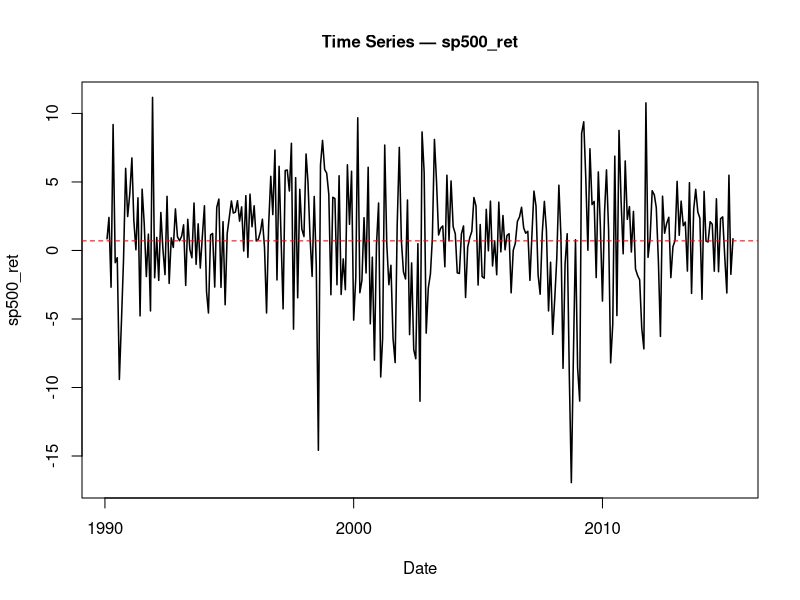
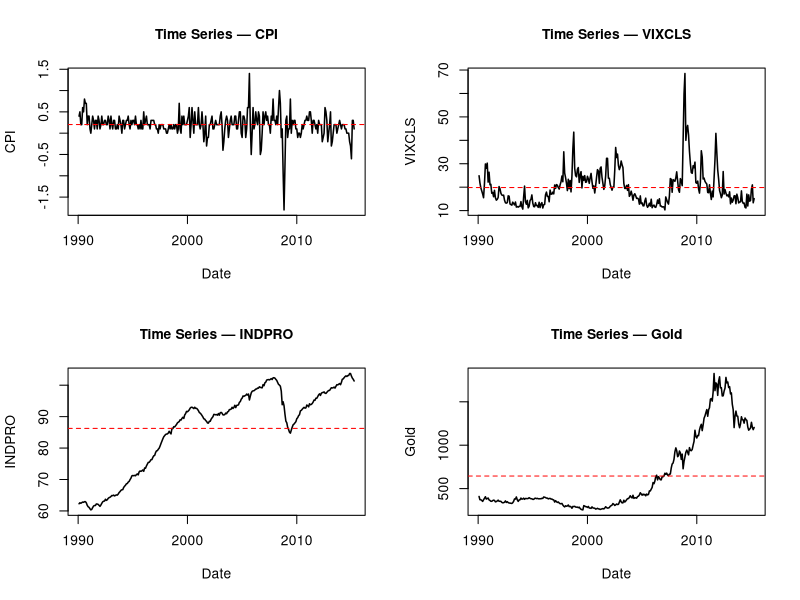
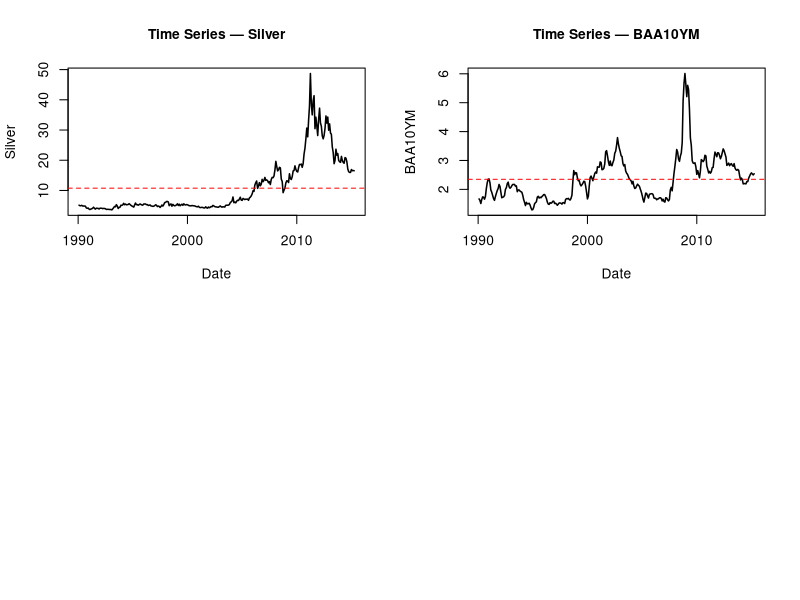
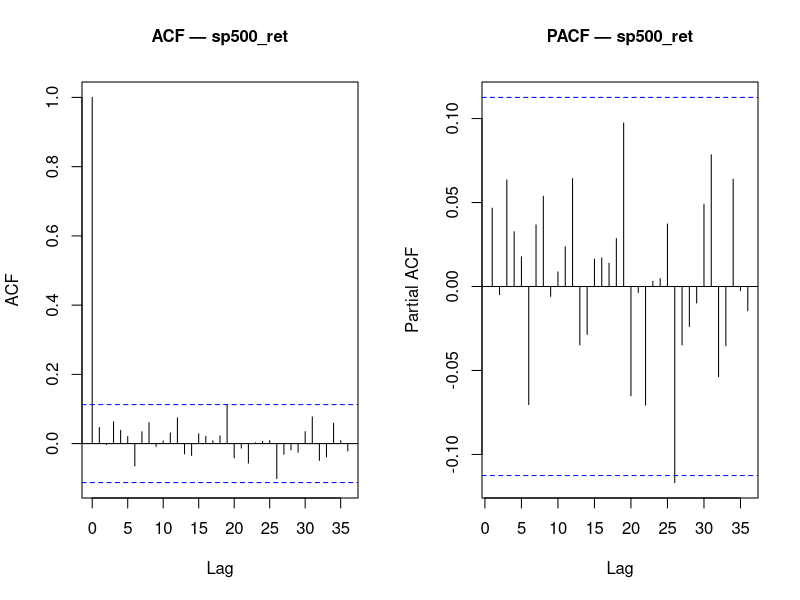
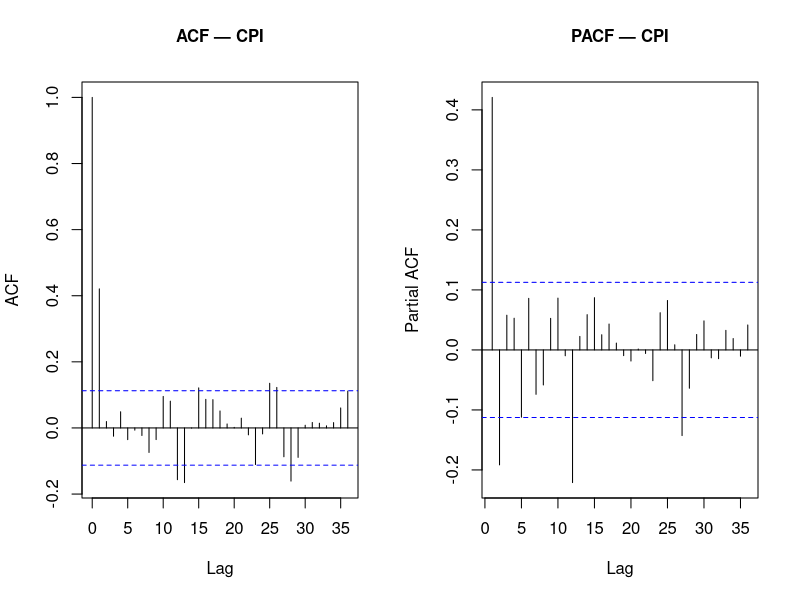
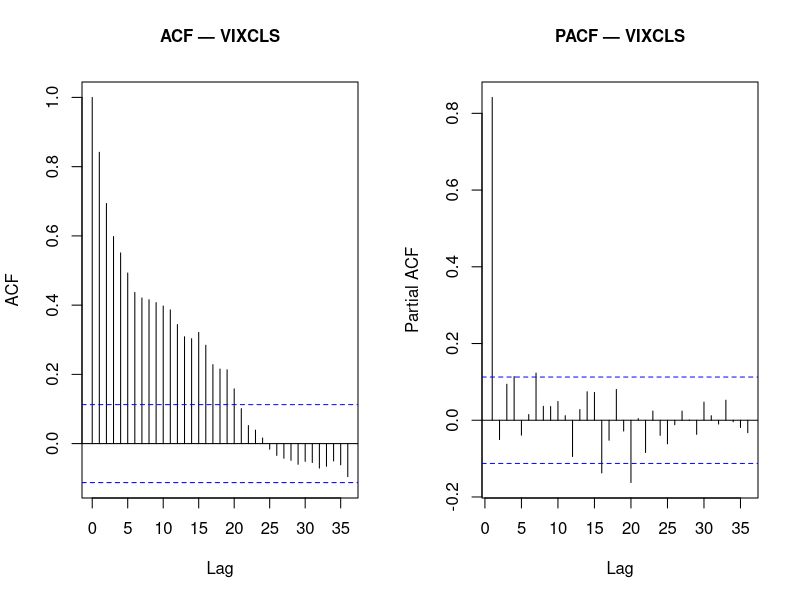
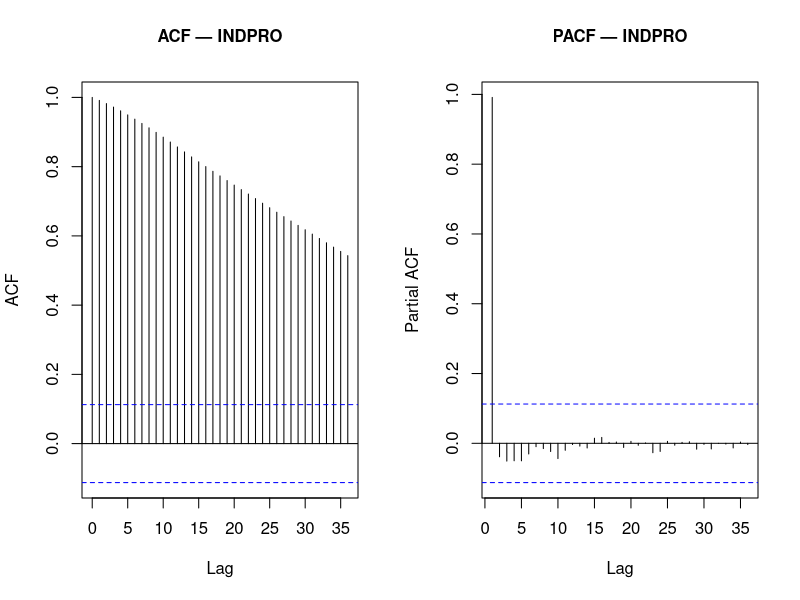
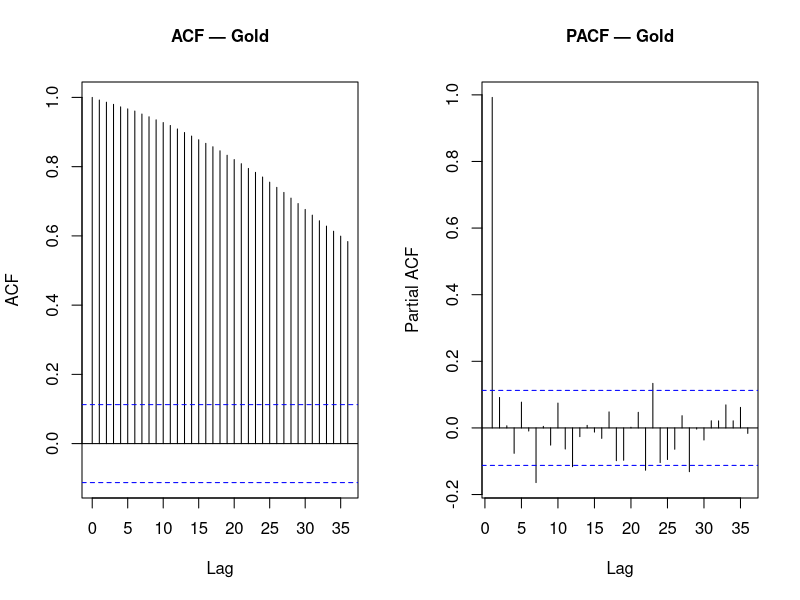

These figures' R source, in order:
train_end   <- c(2015, 4)
holdout_start <- c(2015, 5)

data <- read.csv("data/processed/cleanedData.csv")

# FIX: Parse "YYYY-MM" dates by appending "-01" so as.Date() can read them
data$observation_date <- as.Date(paste0(data$observation_date, "-01"))

data_ts <- ts(data$sp500_ret, start = c(1990,2), frequency = 12)

train   <- window(data_ts, start = c(1990,2), end = train_end)
ntrain <- length(train)
holdout <- window(data_ts, start = holdout_start)

# Subset data to training period only
train_data <- data[1:length(train),]

vars <- c("CPI", "VIXCLS", "INDPRO", "Gold", "Silver", "BAA10YM")

# ── Time series plot analysis ────────────────────────────────────────────────
par(mfrow = c(1, 1), cex.main=1,cex.lab = 1,cex.axis = 1)
dates <- train_data$observation_date[!is.na(train_data[["sp500_ret"]])]
plot(dates, na.omit(train_data[["sp500_ret"]]),
     type = "l", lwd = 1.5,
     xlab = "Date", ylab = "sp500_ret",
     main = "Time Series — sp500_ret")

abline(h = mean(na.omit(train_data[["sp500_ret"]])), col = "red", lty = 2, lwd = 1)

par(mfrow = c(2, 2))

for (v in vars) {
  # FIX: Use train_data instead of train (since train is a ts object)
  x     <- na.omit(train_data[[v]]) 
  dates <- train_data$observation_date[!is.na(train_data[[v]])]
  
  plot(dates, x,
       type = "l", lwd = 1.5,
       xlab = "Date", ylab = v,
       main = paste("Time Series —", v))
  
  abline(h = mean(x), col = "red", lty = 2, lwd = 1)
}

par(mfrow = c(1, 1))

# ── ACF/PACF analysis ────────────────────────────────────────────────
vars <- c("sp500_ret", vars)
plot_acf_pacf <- function(var_name, df, lag.max = 36) {
  x <- na.omit(df[[var_name]])
  par(mfrow = c(1, 2))
  
  acf(x,  lag.max = lag.max,
      main = paste("ACF —", var_name))
  
  pacf(x, lag.max = lag.max,
       main = paste("PACF —", var_name))
}

for (v in vars) {
  plot_acf_pacf(v, train_data)
}

# ── Variogram function ────────────────────────────────────────────────
variogram <- function(y, lagmax = 10, iprint = FALSE) {
  G  <- rep(1, lagmax)
  n  <- length(y)
  if (lagmax > n) lagmax <- n - 2
  y1 <- y[-1]; y2 <- y[-n]
  d1 <- y1 - y2; denom <- var(d1)
  for (k in 2:lagmax) {
    y1 <- y[(k+1):n]; y2 <- y[1:(n-k)]
    dk <- y1 - y2
    G[k] <- var(dk) / denom
  }
  ac <- c(acf(y, plot = FALSE, lag.max = lagmax)$acf)
  H  <- (1 - ac[-1]) / (1 - ac[2])
  if (iprint) print(cbind(G, H))
  list(G = G, H = H)
}

# ── Variogram analysis ────────────────────────────────────────────────
par(mfrow = c(2, 2))

for (v in vars) {
  x    <- na.omit(train_data[[v]])
  vg   <- variogram(x, lagmax = 12)
  lags <- 1:12
  
  matplot(lags, cbind(vg$G, vg$H),
          type = "p", pch = c(16, 17), cex = 1.25,
          col = c("steelblue", "darkorange"), lwd = 2.5,
          xlab = "Lag (Months)", ylab = "Variogram",
          main = paste("Variogram —", v))
  
  abline(h = 1, col = "black", lty = 2, lwd = 1.5)
  
  legend("topleft",
         legend = c("G-hat", "H-hat"),
         col = c("steelblue", "darkorange"),
         pch = c(16, 17), lwd = 2, bty = "n")
}

par(mfrow = c(1, 1))

# ── CCF analysis ────────────────────────────────────────────────
indpro_diff = diff(data$INDPRO)
copper_ldiff = diff(log(data$Copper))
silver_ldiff = diff(log(data$Silver))
gold_ldiff = diff(log(data$Gold))

ccf(indpro_diff[1:ntrain], c(train), main = "CCF of diff(INDPRO) & SP500 returns",  ylab = "CCF", lag.max = 10)
ccf(data$CPI[1:ntrain], c(train), main = "CCF of CPI % change & SP500 returns",  ylab = "CCF", lag.max = 10)
ccf(copper_ldiff[1:ntrain], c(train), main = "CCF of log.diff(Copper) & SP500 returns",  ylab = "CCF", lag.max = 10)
ccf(silver_ldiff[1:ntrain], c(train), main = "CCF of log.diff(Silver) & SP500 returns",  ylab = "CCF", lag.max = 10)
ccf(gold_ldiff[1:ntrain], c(train), main = "CCF of log.diff(Gold) & SP500 returns",  ylab = "CCF", lag.max = 10)
